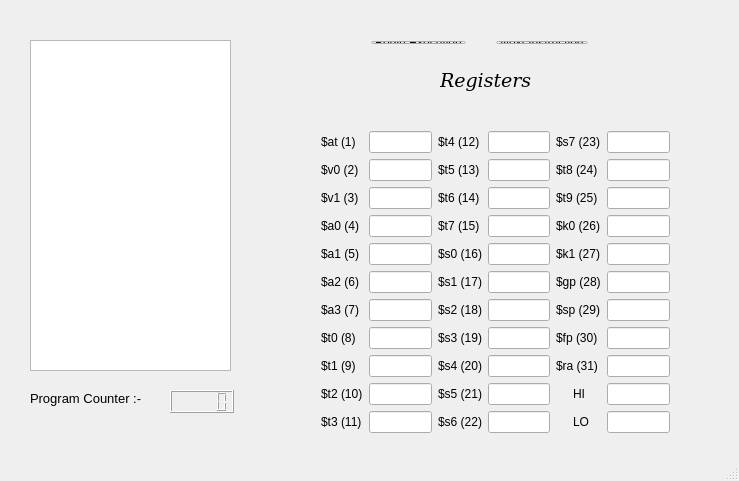
<?xml version="1.0" encoding="UTF-8"?>
<ui version="4.0">
 <class>MainWindow</class>
 <widget class="QMainWindow" name="MainWindow">
  <property name="geometry">
   <rect>
    <x>0</x>
    <y>0</y>
    <width>739</width>
    <height>481</height>
   </rect>
  </property>
  <property name="windowTitle">
   <string>MainWindow</string>
  </property>
  <widget class="QWidget" name="centralWidget">
   <widget class="QListWidget" name="listWidget">
    <property name="geometry">
     <rect>
      <x>30</x>
      <y>40</y>
      <width>201</width>
      <height>331</height>
     </rect>
    </property>
   </widget>
   <widget class="QLabel" name="label_2">
    <property name="geometry">
     <rect>
      <x>440</x>
      <y>70</y>
      <width>91</width>
      <height>21</height>
     </rect>
    </property>
    <property name="font">
     <font>
      <family>DejaVu Serif</family>
      <pointsize>14</pointsize>
      <italic>true</italic>
     </font>
    </property>
    <property name="text">
     <string>Registers</string>
    </property>
   </widget>
   <widget class="QLCDNumber" name="lcdNumber">
    <property name="geometry">
     <rect>
      <x>170</x>
      <y>390</y>
      <width>64</width>
      <height>23</height>
     </rect>
    </property>
   </widget>
   <widget class="QLabel" name="label">
    <property name="geometry">
     <rect>
      <x>30</x>
      <y>390</y>
      <width>131</width>
      <height>16</height>
     </rect>
    </property>
    <property name="font">
     <font>
      <pointsize>10</pointsize>
     </font>
    </property>
    <property name="text">
     <string>Program Counter :-</string>
    </property>
   </widget>
   <widget class="QWidget" name="">
    <property name="geometry">
     <rect>
      <x>360</x>
      <y>30</y>
      <width>239</width>
      <height>25</height>
     </rect>
    </property>
    <layout class="QHBoxLayout" name="horizontalLayout">
     <item>
      <widget class="QPushButton" name="pushButton">
       <property name="text">
        <string>Begin Execution</string>
       </property>
      </widget>
     </item>
     <item>
      <spacer name="horizontalSpacer">
       <property name="orientation">
        <enum>Qt::Horizontal</enum>
       </property>
       <property name="sizeHint" stdset="0">
        <size>
         <width>40</width>
         <height>20</height>
        </size>
       </property>
      </spacer>
     </item>
     <item>
      <widget class="QPushButton" name="next_instr">
       <property name="text">
        <string>Next Instruction</string>
       </property>
      </widget>
     </item>
    </layout>
   </widget>
   <widget class="QWidget" name="">
    <property name="geometry">
     <rect>
      <x>310</x>
      <y>120</y>
      <width>371</width>
      <height>329</height>
     </rect>
    </property>
    <layout class="QHBoxLayout" name="horizontalLayout_2">
     <item>
      <layout class="QFormLayout" name="formLayout">
       <item row="1" column="0">
        <widget class="QLabel" name="label_6">
         <property name="sizePolicy">
          <sizepolicy hsizetype="Fixed" vsizetype="Preferred">
           <horstretch>0</horstretch>
           <verstretch>0</verstretch>
          </sizepolicy>
         </property>
         <property name="text">
          <string>$v0 (2)</string>
         </property>
        </widget>
       </item>
       <item row="1" column="1">
        <widget class="QLineEdit" name="lineEdit_5"/>
       </item>
       <item row="2" column="0">
        <widget class="QLabel" name="label_7">
         <property name="sizePolicy">
          <sizepolicy hsizetype="Fixed" vsizetype="Preferred">
           <horstretch>0</horstretch>
           <verstretch>0</verstretch>
          </sizepolicy>
         </property>
         <property name="text">
          <string>$v1 (3)</string>
         </property>
        </widget>
       </item>
       <item row="2" column="1">
        <widget class="QLineEdit" name="lineEdit_6"/>
       </item>
       <item row="3" column="1">
        <widget class="QLineEdit" name="lineEdit_7"/>
       </item>
       <item row="3" column="0">
        <widget class="QLabel" name="label_8">
         <property name="sizePolicy">
          <sizepolicy hsizetype="Fixed" vsizetype="Preferred">
           <horstretch>0</horstretch>
           <verstretch>0</verstretch>
          </sizepolicy>
         </property>
         <property name="text">
          <string>$a0 (4)</string>
         </property>
        </widget>
       </item>
       <item row="4" column="0">
        <widget class="QLabel" name="label_9">
         <property name="sizePolicy">
          <sizepolicy hsizetype="Fixed" vsizetype="Preferred">
           <horstretch>0</horstretch>
           <verstretch>0</verstretch>
          </sizepolicy>
         </property>
         <property name="text">
          <string>$a1 (5)</string>
         </property>
        </widget>
       </item>
       <item row="5" column="0">
        <widget class="QLabel" name="label_10">
         <property name="sizePolicy">
          <sizepolicy hsizetype="Fixed" vsizetype="Preferred">
           <horstretch>0</horstretch>
           <verstretch>0</verstretch>
          </sizepolicy>
         </property>
         <property name="text">
          <string>$a2 (6)</string>
         </property>
        </widget>
       </item>
       <item row="6" column="0">
        <widget class="QLabel" name="label_11">
         <property name="sizePolicy">
          <sizepolicy hsizetype="Fixed" vsizetype="Preferred">
           <horstretch>0</horstretch>
           <verstretch>0</verstretch>
          </sizepolicy>
         </property>
         <property name="text">
          <string>$a3 (7)</string>
         </property>
        </widget>
       </item>
       <item row="7" column="0">
        <widget class="QLabel" name="label_12">
         <property name="sizePolicy">
          <sizepolicy hsizetype="Fixed" vsizetype="Preferred">
           <horstretch>0</horstretch>
           <verstretch>0</verstretch>
          </sizepolicy>
         </property>
         <property name="text">
          <string>$t0 (8)</string>
         </property>
        </widget>
       </item>
       <item row="8" column="0">
        <widget class="QLabel" name="label_13">
         <property name="sizePolicy">
          <sizepolicy hsizetype="Fixed" vsizetype="Preferred">
           <horstretch>0</horstretch>
           <verstretch>0</verstretch>
          </sizepolicy>
         </property>
         <property name="text">
          <string>$t1 (9)</string>
         </property>
        </widget>
       </item>
       <item row="9" column="0">
        <widget class="QLabel" name="label_14">
         <property name="sizePolicy">
          <sizepolicy hsizetype="Fixed" vsizetype="Preferred">
           <horstretch>0</horstretch>
           <verstretch>0</verstretch>
          </sizepolicy>
         </property>
         <property name="text">
          <string>$t2 (10)</string>
         </property>
        </widget>
       </item>
       <item row="10" column="0">
        <widget class="QLabel" name="label_15">
         <property name="sizePolicy">
          <sizepolicy hsizetype="Fixed" vsizetype="Preferred">
           <horstretch>0</horstretch>
           <verstretch>0</verstretch>
          </sizepolicy>
         </property>
         <property name="text">
          <string>$t3 (11)</string>
         </property>
        </widget>
       </item>
       <item row="4" column="1">
        <widget class="QLineEdit" name="lineEdit_8"/>
       </item>
       <item row="5" column="1">
        <widget class="QLineEdit" name="lineEdit_9"/>
       </item>
       <item row="6" column="1">
        <widget class="QLineEdit" name="lineEdit_10"/>
       </item>
       <item row="7" column="1">
        <widget class="QLineEdit" name="lineEdit_11"/>
       </item>
       <item row="8" column="1">
        <widget class="QLineEdit" name="lineEdit_12"/>
       </item>
       <item row="9" column="1">
        <widget class="QLineEdit" name="lineEdit_13"/>
       </item>
       <item row="10" column="1">
        <widget class="QLineEdit" name="lineEdit_14"/>
       </item>
       <item row="0" column="0">
        <widget class="QLabel" name="label_37">
         <property name="sizePolicy">
          <sizepolicy hsizetype="Fixed" vsizetype="Preferred">
           <horstretch>0</horstretch>
           <verstretch>0</verstretch>
          </sizepolicy>
         </property>
         <property name="text">
          <string>$at (1)</string>
         </property>
        </widget>
       </item>
       <item row="0" column="1">
        <widget class="QLineEdit" name="lineEdit_35"/>
       </item>
      </layout>
     </item>
     <item>
      <spacer name="horizontalSpacer_2">
       <property name="orientation">
        <enum>Qt::Horizontal</enum>
       </property>
       <property name="sizeHint" stdset="0">
        <size>
         <width>18</width>
         <height>20</height>
        </size>
       </property>
      </spacer>
     </item>
     <item>
      <layout class="QFormLayout" name="formLayout_2">
       <item row="0" column="0">
        <widget class="QLabel" name="label_16">
         <property name="sizePolicy">
          <sizepolicy hsizetype="Fixed" vsizetype="Preferred">
           <horstretch>0</horstretch>
           <verstretch>0</verstretch>
          </sizepolicy>
         </property>
         <property name="text">
          <string>$t4 (12)</string>
         </property>
        </widget>
       </item>
       <item row="0" column="1">
        <widget class="QLineEdit" name="lineEdit_15"/>
       </item>
       <item row="1" column="0">
        <widget class="QLabel" name="label_17">
         <property name="sizePolicy">
          <sizepolicy hsizetype="Fixed" vsizetype="Preferred">
           <horstretch>0</horstretch>
           <verstretch>0</verstretch>
          </sizepolicy>
         </property>
         <property name="text">
          <string>$t5 (13)</string>
         </property>
        </widget>
       </item>
       <item row="1" column="1">
        <widget class="QLineEdit" name="lineEdit_16"/>
       </item>
       <item row="2" column="0">
        <widget class="QLabel" name="label_18">
         <property name="sizePolicy">
          <sizepolicy hsizetype="Fixed" vsizetype="Preferred">
           <horstretch>0</horstretch>
           <verstretch>0</verstretch>
          </sizepolicy>
         </property>
         <property name="text">
          <string>$t6 (14)</string>
         </property>
        </widget>
       </item>
       <item row="2" column="1">
        <widget class="QLineEdit" name="lineEdit_17"/>
       </item>
       <item row="3" column="0">
        <widget class="QLabel" name="label_19">
         <property name="sizePolicy">
          <sizepolicy hsizetype="Fixed" vsizetype="Preferred">
           <horstretch>0</horstretch>
           <verstretch>0</verstretch>
          </sizepolicy>
         </property>
         <property name="text">
          <string>$t7 (15)</string>
         </property>
        </widget>
       </item>
       <item row="3" column="1">
        <widget class="QLineEdit" name="lineEdit_18"/>
       </item>
       <item row="4" column="0">
        <widget class="QLabel" name="label_20">
         <property name="sizePolicy">
          <sizepolicy hsizetype="Fixed" vsizetype="Preferred">
           <horstretch>0</horstretch>
           <verstretch>0</verstretch>
          </sizepolicy>
         </property>
         <property name="text">
          <string>$s0 (16)</string>
         </property>
        </widget>
       </item>
       <item row="4" column="1">
        <widget class="QLineEdit" name="lineEdit_19"/>
       </item>
       <item row="5" column="0">
        <widget class="QLabel" name="label_21">
         <property name="sizePolicy">
          <sizepolicy hsizetype="Fixed" vsizetype="Preferred">
           <horstretch>0</horstretch>
           <verstretch>0</verstretch>
          </sizepolicy>
         </property>
         <property name="text">
          <string>$s1 (17)</string>
         </property>
        </widget>
       </item>
       <item row="5" column="1">
        <widget class="QLineEdit" name="lineEdit_20"/>
       </item>
       <item row="6" column="0">
        <widget class="QLabel" name="label_22">
         <property name="sizePolicy">
          <sizepolicy hsizetype="Fixed" vsizetype="Preferred">
           <horstretch>0</horstretch>
           <verstretch>0</verstretch>
          </sizepolicy>
         </property>
         <property name="text">
          <string>$s2 (18)</string>
         </property>
        </widget>
       </item>
       <item row="6" column="1">
        <widget class="QLineEdit" name="lineEdit_21"/>
       </item>
       <item row="7" column="0">
        <widget class="QLabel" name="label_23">
         <property name="sizePolicy">
          <sizepolicy hsizetype="Fixed" vsizetype="Preferred">
           <horstretch>0</horstretch>
           <verstretch>0</verstretch>
          </sizepolicy>
         </property>
         <property name="text">
          <string>$s3 (19)</string>
         </property>
        </widget>
       </item>
       <item row="7" column="1">
        <widget class="QLineEdit" name="lineEdit_22"/>
       </item>
       <item row="8" column="0">
        <widget class="QLabel" name="label_24">
         <property name="sizePolicy">
          <sizepolicy hsizetype="Fixed" vsizetype="Preferred">
           <horstretch>0</horstretch>
           <verstretch>0</verstretch>
          </sizepolicy>
         </property>
         <property name="text">
          <string>$s4 (20)</string>
         </property>
        </widget>
       </item>
       <item row="8" column="1">
        <widget class="QLineEdit" name="lineEdit_23"/>
       </item>
       <item row="9" column="0">
        <widget class="QLabel" name="label_25">
         <property name="sizePolicy">
          <sizepolicy hsizetype="Fixed" vsizetype="Preferred">
           <horstretch>0</horstretch>
           <verstretch>0</verstretch>
          </sizepolicy>
         </property>
         <property name="text">
          <string>$s5 (21)</string>
         </property>
        </widget>
       </item>
       <item row="9" column="1">
        <widget class="QLineEdit" name="lineEdit_24"/>
       </item>
       <item row="10" column="0">
        <widget class="QLabel" name="label_26">
         <property name="sizePolicy">
          <sizepolicy hsizetype="Fixed" vsizetype="Preferred">
           <horstretch>0</horstretch>
           <verstretch>0</verstretch>
          </sizepolicy>
         </property>
         <property name="text">
          <string>$s6 (22)</string>
         </property>
        </widget>
       </item>
       <item row="10" column="1">
        <widget class="QLineEdit" name="lineEdit_25"/>
       </item>
      </layout>
     </item>
     <item>
      <spacer name="horizontalSpacer_3">
       <property name="orientation">
        <enum>Qt::Horizontal</enum>
       </property>
       <property name="sizeHint" stdset="0">
        <size>
         <width>18</width>
         <height>20</height>
        </size>
       </property>
      </spacer>
     </item>
     <item>
      <layout class="QFormLayout" name="formLayout_3">
       <item row="1" column="0">
        <widget class="QLabel" name="label_27">
         <property name="sizePolicy">
          <sizepolicy hsizetype="Fixed" vsizetype="Preferred">
           <horstretch>0</horstretch>
           <verstretch>0</verstretch>
          </sizepolicy>
         </property>
         <property name="text">
          <string>$s7 (23)</string>
         </property>
        </widget>
       </item>
       <item row="1" column="1">
        <widget class="QLineEdit" name="lineEdit_26"/>
       </item>
       <item row="2" column="1">
        <widget class="QLineEdit" name="lineEdit_27"/>
       </item>
       <item row="2" column="0">
        <widget class="QLabel" name="label_28">
         <property name="sizePolicy">
          <sizepolicy hsizetype="Fixed" vsizetype="Preferred">
           <horstretch>0</horstretch>
           <verstretch>0</verstretch>
          </sizepolicy>
         </property>
         <property name="text">
          <string>$t8 (24)</string>
         </property>
        </widget>
       </item>
       <item row="3" column="0">
        <widget class="QLabel" name="label_29">
         <property name="sizePolicy">
          <sizepolicy hsizetype="Fixed" vsizetype="Preferred">
           <horstretch>0</horstretch>
           <verstretch>0</verstretch>
          </sizepolicy>
         </property>
         <property name="text">
          <string>$t9 (25)</string>
         </property>
        </widget>
       </item>
       <item row="4" column="0">
        <widget class="QLabel" name="label_30">
         <property name="sizePolicy">
          <sizepolicy hsizetype="Fixed" vsizetype="Preferred">
           <horstretch>0</horstretch>
           <verstretch>0</verstretch>
          </sizepolicy>
         </property>
         <property name="text">
          <string>$k0 (26)</string>
         </property>
        </widget>
       </item>
       <item row="5" column="0">
        <widget class="QLabel" name="label_31">
         <property name="sizePolicy">
          <sizepolicy hsizetype="Fixed" vsizetype="Preferred">
           <horstretch>0</horstretch>
           <verstretch>0</verstretch>
          </sizepolicy>
         </property>
         <property name="text">
          <string>$k1 (27)</string>
         </property>
        </widget>
       </item>
       <item row="6" column="0">
        <widget class="QLabel" name="label_32">
         <property name="sizePolicy">
          <sizepolicy hsizetype="Fixed" vsizetype="Preferred">
           <horstretch>0</horstretch>
           <verstretch>0</verstretch>
          </sizepolicy>
         </property>
         <property name="text">
          <string>$gp (28)</string>
         </property>
        </widget>
       </item>
       <item row="7" column="0">
        <widget class="QLabel" name="label_33">
         <property name="sizePolicy">
          <sizepolicy hsizetype="Fixed" vsizetype="Preferred">
           <horstretch>0</horstretch>
           <verstretch>0</verstretch>
          </sizepolicy>
         </property>
         <property name="text">
          <string>$sp (29)</string>
         </property>
        </widget>
       </item>
       <item row="8" column="0">
        <widget class="QLabel" name="label_34">
         <property name="sizePolicy">
          <sizepolicy hsizetype="Fixed" vsizetype="Preferred">
           <horstretch>0</horstretch>
           <verstretch>0</verstretch>
          </sizepolicy>
         </property>
         <property name="text">
          <string>$fp (30)</string>
         </property>
        </widget>
       </item>
       <item row="9" column="0">
        <widget class="QLabel" name="label_35">
         <property name="sizePolicy">
          <sizepolicy hsizetype="Fixed" vsizetype="Preferred">
           <horstretch>0</horstretch>
           <verstretch>0</verstretch>
          </sizepolicy>
         </property>
         <property name="text">
          <string>$ra (31)</string>
         </property>
        </widget>
       </item>
       <item row="3" column="1">
        <widget class="QLineEdit" name="lineEdit_28"/>
       </item>
       <item row="4" column="1">
        <widget class="QLineEdit" name="lineEdit_29"/>
       </item>
       <item row="5" column="1">
        <widget class="QLineEdit" name="lineEdit_30"/>
       </item>
       <item row="6" column="1">
        <widget class="QLineEdit" name="lineEdit_31"/>
       </item>
       <item row="7" column="1">
        <widget class="QLineEdit" name="lineEdit_32"/>
       </item>
       <item row="8" column="1">
        <widget class="QLineEdit" name="lineEdit_33"/>
       </item>
       <item row="9" column="1">
        <widget class="QLineEdit" name="lineEdit_34"/>
       </item>
       <item row="10" column="1">
        <widget class="QLineEdit" name="lineEdit_36"/>
       </item>
       <item row="10" column="0">
        <widget class="QLabel" name="label_36">
         <property name="sizePolicy">
          <sizepolicy hsizetype="Fixed" vsizetype="Preferred">
           <horstretch>0</horstretch>
           <verstretch>0</verstretch>
          </sizepolicy>
         </property>
         <property name="text">
          <string>HI</string>
         </property>
         <property name="margin">
          <number>2</number>
         </property>
         <property name="indent">
          <number>17</number>
         </property>
        </widget>
       </item>
       <item row="11" column="0">
        <widget class="QLabel" name="label_38">
         <property name="sizePolicy">
          <sizepolicy hsizetype="Fixed" vsizetype="Preferred">
           <horstretch>0</horstretch>
           <verstretch>0</verstretch>
          </sizepolicy>
         </property>
         <property name="text">
          <string>LO</string>
         </property>
         <property name="indent">
          <number>17</number>
         </property>
        </widget>
       </item>
       <item row="11" column="1">
        <widget class="QLineEdit" name="lineEdit_37"/>
       </item>
      </layout>
     </item>
    </layout>
   </widget>
   <zorder>next_instr</zorder>
   <zorder>listWidget</zorder>
   <zorder>label</zorder>
   <zorder>pushButton</zorder>
   <zorder>horizontalSpacer</zorder>
   <zorder>label_2</zorder>
   <zorder>lineEdit</zorder>
   <zorder>label_13</zorder>
   <zorder>formLayoutWidget</zorder>
   <zorder>formLayoutWidget_2</zorder>
   <zorder>formLayoutWidget_3</zorder>
   <zorder>horizontalSpacer_2</zorder>
   <zorder>horizontalSpacer_3</zorder>
   <zorder>lcdNumber</zorder>
   <zorder>label</zorder>
  </widget>
  <widget class="QStatusBar" name="statusBar"/>
 </widget>
 <layoutdefault spacing="6" margin="11"/>
 <resources/>
 <connections/>
</ui>
